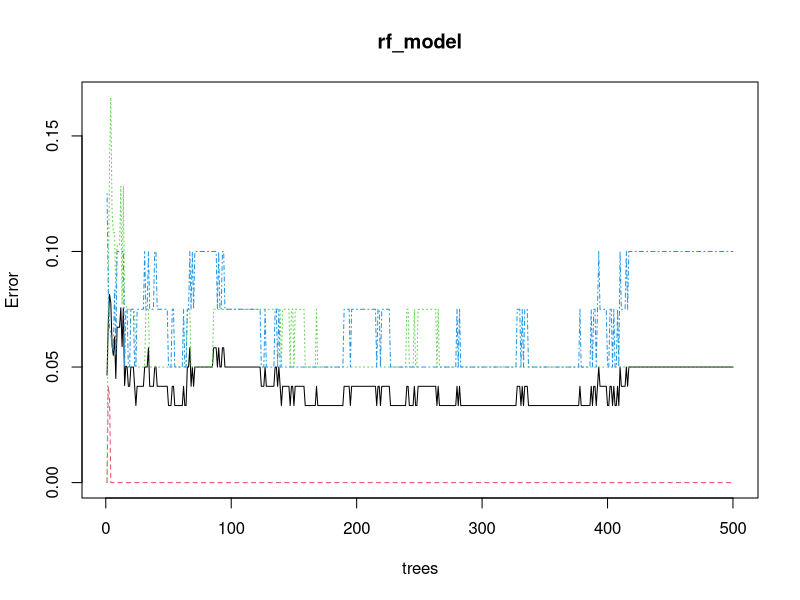
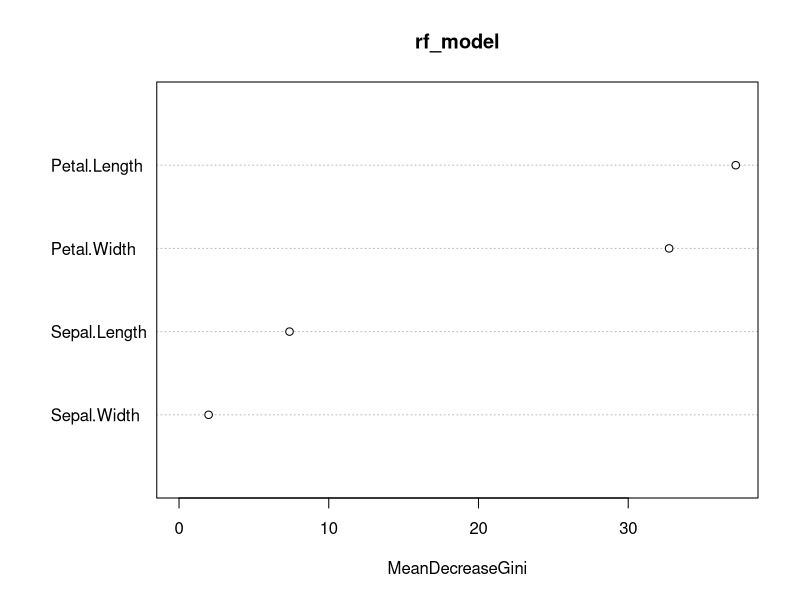

Write the R code that produced these figures, in order.
install.packages("randomForest")
library(randomForest)

#preprocessing
head(iris)
library(caTools)
sp=sample.split(iris,SplitRatio = 0.8)
train_set=subset(iris,sp==TRUE)
test_set=subset(iris,sp==FALSE)

#fit the model
set.seed(123)
rf_model<- randomForest(Species ~., data = train_set,nTree=100)
rf_model

pred<-predict(rf_model,newdata = test_set,type = "class")
pred

plot(rf_model)
importance(rf_model)
varImpPlot(rf_model)
